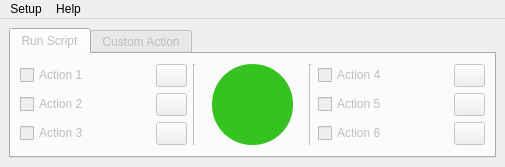
<?xml version="1.0" encoding="UTF-8"?>
<ui version="4.0">
 <class>MainWindow</class>
 <widget class="QMainWindow" name="MainWindow">
  <property name="geometry">
   <rect>
    <x>0</x>
    <y>0</y>
    <width>505</width>
    <height>167</height>
   </rect>
  </property>
  <property name="minimumSize">
   <size>
    <width>505</width>
    <height>167</height>
   </size>
  </property>
  <property name="maximumSize">
   <size>
    <width>1108</width>
    <height>692</height>
   </size>
  </property>
  <property name="windowTitle">
   <string>MainWindow</string>
  </property>
  <property name="windowOpacity">
   <double>1.000000000000000</double>
  </property>
  <widget class="QWidget" name="centralwidget">
   <layout class="QVBoxLayout" name="verticalLayout_2">
    <item>
     <widget class="QTabWidget" name="tabWidget">
      <property name="enabled">
       <bool>false</bool>
      </property>
      <property name="tabPosition">
       <enum>QTabWidget::North</enum>
      </property>
      <property name="tabShape">
       <enum>QTabWidget::Rounded</enum>
      </property>
      <property name="currentIndex">
       <number>0</number>
      </property>
      <property name="elideMode">
       <enum>Qt::ElideLeft</enum>
      </property>
      <widget class="QWidget" name="run_tab">
       <attribute name="title">
        <string>Run Script</string>
       </attribute>
       <layout class="QVBoxLayout" name="verticalLayout">
        <item>
         <layout class="QGridLayout" name="gridLayout">
          <property name="sizeConstraint">
           <enum>QLayout::SetDefaultConstraint</enum>
          </property>
          <item row="0" column="2" rowspan="3">
           <widget class="Line" name="line">
            <property name="orientation">
             <enum>Qt::Vertical</enum>
            </property>
           </widget>
          </item>
          <item row="0" column="5">
           <widget class="QCheckBox" name="action_4_cb">
            <property name="text">
             <string>Action 4</string>
            </property>
           </widget>
          </item>
          <item row="0" column="1">
           <widget class="QPushButton" name="load_action_1_pb">
            <property name="minimumSize">
             <size>
              <width>31</width>
              <height>23</height>
             </size>
            </property>
            <property name="maximumSize">
             <size>
              <width>31</width>
              <height>23</height>
             </size>
            </property>
            <property name="text">
             <string/>
            </property>
           </widget>
          </item>
          <item row="0" column="6">
           <widget class="QPushButton" name="load_action_4_pb">
            <property name="minimumSize">
             <size>
              <width>31</width>
              <height>23</height>
             </size>
            </property>
            <property name="maximumSize">
             <size>
              <width>31</width>
              <height>23</height>
             </size>
            </property>
            <property name="text">
             <string/>
            </property>
           </widget>
          </item>
          <item row="1" column="1">
           <widget class="QPushButton" name="load_action_2_pb">
            <property name="minimumSize">
             <size>
              <width>31</width>
              <height>23</height>
             </size>
            </property>
            <property name="maximumSize">
             <size>
              <width>31</width>
              <height>23</height>
             </size>
            </property>
            <property name="text">
             <string/>
            </property>
           </widget>
          </item>
          <item row="0" column="0">
           <widget class="QCheckBox" name="action_1_cb">
            <property name="text">
             <string>Action 1</string>
            </property>
           </widget>
          </item>
          <item row="1" column="0">
           <widget class="QCheckBox" name="action_2_cb">
            <property name="text">
             <string>Action 2</string>
            </property>
           </widget>
          </item>
          <item row="1" column="5">
           <widget class="QCheckBox" name="action_5_cb">
            <property name="text">
             <string>Action 5</string>
            </property>
           </widget>
          </item>
          <item row="1" column="6">
           <widget class="QPushButton" name="load_action_5_pb">
            <property name="minimumSize">
             <size>
              <width>31</width>
              <height>23</height>
             </size>
            </property>
            <property name="maximumSize">
             <size>
              <width>31</width>
              <height>23</height>
             </size>
            </property>
            <property name="text">
             <string/>
            </property>
           </widget>
          </item>
          <item row="2" column="0">
           <widget class="QCheckBox" name="action_3_cb">
            <property name="text">
             <string>Action 3</string>
            </property>
           </widget>
          </item>
          <item row="2" column="5">
           <widget class="QCheckBox" name="action_6_cb">
            <property name="text">
             <string>Action 6</string>
            </property>
           </widget>
          </item>
          <item row="2" column="6">
           <widget class="QPushButton" name="load_action_6_pb">
            <property name="minimumSize">
             <size>
              <width>31</width>
              <height>23</height>
             </size>
            </property>
            <property name="maximumSize">
             <size>
              <width>31</width>
              <height>23</height>
             </size>
            </property>
            <property name="text">
             <string/>
            </property>
           </widget>
          </item>
          <item row="2" column="1">
           <widget class="QPushButton" name="load_action_3_pb">
            <property name="minimumSize">
             <size>
              <width>31</width>
              <height>23</height>
             </size>
            </property>
            <property name="maximumSize">
             <size>
              <width>31</width>
              <height>23</height>
             </size>
            </property>
            <property name="text">
             <string/>
            </property>
           </widget>
          </item>
          <item row="0" column="3" rowspan="3">
           <widget class="QFrame" name="frame_2">
            <property name="minimumSize">
             <size>
              <width>101</width>
              <height>81</height>
             </size>
            </property>
            <property name="maximumSize">
             <size>
              <width>101</width>
              <height>16777215</height>
             </size>
            </property>
            <property name="frameShape">
             <enum>QFrame::NoFrame</enum>
            </property>
            <property name="frameShadow">
             <enum>QFrame::Raised</enum>
            </property>
            <widget class="QPushButton" name="action_pb">
             <property name="geometry">
              <rect>
               <x>10</x>
               <y>0</y>
               <width>81</width>
               <height>81</height>
              </rect>
             </property>
             <property name="minimumSize">
              <size>
               <width>0</width>
               <height>23</height>
              </size>
             </property>
             <property name="baseSize">
              <size>
               <width>0</width>
               <height>0</height>
              </size>
             </property>
             <property name="cursor">
              <cursorShape>PointingHandCursor</cursorShape>
             </property>
             <property name="layoutDirection">
              <enum>Qt::LeftToRight</enum>
             </property>
             <property name="styleSheet">
              <string notr="true">QPushButton#action_pb {
	background-color: rgb(54, 194, 32);
	border-radius: 40px;
}

QPushButton#action_pb:hover {
	background-color: rgb(48, 170, 27);
}

QPushButton#action_pb:pressed {
	background-color: rgb(0, 93, 0);
}</string>
             </property>
             <property name="text">
              <string/>
             </property>
             <property name="iconSize">
              <size>
               <width>60</width>
               <height>60</height>
              </size>
             </property>
             <property name="checkable">
              <bool>false</bool>
             </property>
            </widget>
           </widget>
          </item>
          <item row="0" column="4" rowspan="3">
           <widget class="Line" name="line_2">
            <property name="orientation">
             <enum>Qt::Vertical</enum>
            </property>
           </widget>
          </item>
         </layout>
        </item>
       </layout>
      </widget>
      <widget class="QWidget" name="mini_tab">
       <attribute name="title">
        <string>Custom Action</string>
       </attribute>
       <layout class="QVBoxLayout" name="verticalLayout_3">
        <item>
         <layout class="QGridLayout" name="gridLayout_3">
          <item row="0" column="4" rowspan="2">
           <widget class="QPushButton" name="run_pb">
            <property name="minimumSize">
             <size>
              <width>81</width>
              <height>0</height>
             </size>
            </property>
            <property name="maximumSize">
             <size>
              <width>120</width>
              <height>48</height>
             </size>
            </property>
            <property name="cursor">
             <cursorShape>PointingHandCursor</cursorShape>
            </property>
            <property name="styleSheet">
             <string notr="true">QPushButton#run_pb {
	background-color: rgb(54, 194, 32);
	border-radius: 6px;
	font: 75 10pt &quot;MS Shell Dlg 2&quot;;
}

QPushButton#run_pb:hover {
	background-color: rgb(48, 170, 27);
}

QPushButton#run_pb:pressed {
	background-color: rgb(0, 93, 0);
}</string>
            </property>
            <property name="text">
             <string>Run</string>
            </property>
           </widget>
          </item>
          <item row="2" column="4">
           <widget class="QComboBox" name="sett_cb">
            <property name="maximumSize">
             <size>
              <width>120</width>
              <height>20</height>
             </size>
            </property>
            <item>
             <property name="text">
              <string>Run Script</string>
             </property>
            </item>
            <item>
             <property name="text">
              <string>Import Maya</string>
             </property>
            </item>
            <item>
             <property name="text">
              <string>Import Ref Maya</string>
             </property>
            </item>
            <item>
             <property name="text">
              <string>Add Dir</string>
             </property>
            </item>
            <item>
             <property name="text">
              <string>Reset Dir</string>
             </property>
            </item>
           </widget>
          </item>
          <item row="2" column="0">
           <widget class="QLabel" name="label_6">
            <property name="minimumSize">
             <size>
              <width>16</width>
              <height>16</height>
             </size>
            </property>
            <property name="maximumSize">
             <size>
              <width>16</width>
              <height>16</height>
             </size>
            </property>
            <property name="text">
             <string>3.</string>
            </property>
           </widget>
          </item>
          <item row="2" column="1">
           <widget class="QComboBox" name="cus_action_3_cb">
            <property name="sizePolicy">
             <sizepolicy hsizetype="Minimum" vsizetype="Fixed">
              <horstretch>0</horstretch>
              <verstretch>0</verstretch>
             </sizepolicy>
            </property>
            <property name="minimumSize">
             <size>
              <width>272</width>
              <height>20</height>
             </size>
            </property>
            <property name="maximumSize">
             <size>
              <width>291</width>
              <height>20</height>
             </size>
            </property>
            <property name="editable">
             <bool>false</bool>
            </property>
            <item>
             <property name="text">
              <string>Hello 3</string>
             </property>
            </item>
           </widget>
          </item>
          <item row="0" column="2">
           <widget class="QCheckBox" name="check_action_1_cb">
            <property name="minimumSize">
             <size>
              <width>16</width>
              <height>16</height>
             </size>
            </property>
            <property name="maximumSize">
             <size>
              <width>16</width>
              <height>16</height>
             </size>
            </property>
            <property name="text">
             <string/>
            </property>
           </widget>
          </item>
          <item row="1" column="2">
           <widget class="QCheckBox" name="check_action_2_cb">
            <property name="minimumSize">
             <size>
              <width>16</width>
              <height>16</height>
             </size>
            </property>
            <property name="maximumSize">
             <size>
              <width>16</width>
              <height>16</height>
             </size>
            </property>
            <property name="text">
             <string/>
            </property>
           </widget>
          </item>
          <item row="1" column="1">
           <widget class="QComboBox" name="cus_action_2_cb">
            <property name="sizePolicy">
             <sizepolicy hsizetype="Minimum" vsizetype="Fixed">
              <horstretch>0</horstretch>
              <verstretch>0</verstretch>
             </sizepolicy>
            </property>
            <property name="minimumSize">
             <size>
              <width>272</width>
              <height>20</height>
             </size>
            </property>
            <property name="maximumSize">
             <size>
              <width>291</width>
              <height>20</height>
             </size>
            </property>
            <property name="editable">
             <bool>false</bool>
            </property>
            <item>
             <property name="text">
              <string>Hello 2</string>
             </property>
            </item>
           </widget>
          </item>
          <item row="0" column="0">
           <widget class="QLabel" name="label_4">
            <property name="minimumSize">
             <size>
              <width>16</width>
              <height>16</height>
             </size>
            </property>
            <property name="maximumSize">
             <size>
              <width>16</width>
              <height>16</height>
             </size>
            </property>
            <property name="text">
             <string>1.</string>
            </property>
           </widget>
          </item>
          <item row="1" column="0">
           <widget class="QLabel" name="label_5">
            <property name="minimumSize">
             <size>
              <width>16</width>
              <height>16</height>
             </size>
            </property>
            <property name="maximumSize">
             <size>
              <width>16</width>
              <height>16</height>
             </size>
            </property>
            <property name="text">
             <string>2.</string>
            </property>
           </widget>
          </item>
          <item row="0" column="1">
           <widget class="QComboBox" name="cus_action_1_cb">
            <property name="sizePolicy">
             <sizepolicy hsizetype="Minimum" vsizetype="Fixed">
              <horstretch>0</horstretch>
              <verstretch>0</verstretch>
             </sizepolicy>
            </property>
            <property name="minimumSize">
             <size>
              <width>272</width>
              <height>20</height>
             </size>
            </property>
            <property name="maximumSize">
             <size>
              <width>291</width>
              <height>20</height>
             </size>
            </property>
            <property name="editable">
             <bool>false</bool>
            </property>
            <item>
             <property name="text">
              <string>Hello 1</string>
             </property>
            </item>
           </widget>
          </item>
          <item row="2" column="2">
           <widget class="QCheckBox" name="check_action_3_cb">
            <property name="minimumSize">
             <size>
              <width>16</width>
              <height>16</height>
             </size>
            </property>
            <property name="maximumSize">
             <size>
              <width>16</width>
              <height>16</height>
             </size>
            </property>
            <property name="text">
             <string/>
            </property>
           </widget>
          </item>
          <item row="0" column="3" rowspan="3">
           <widget class="Line" name="line_3">
            <property name="orientation">
             <enum>Qt::Vertical</enum>
            </property>
           </widget>
          </item>
         </layout>
        </item>
       </layout>
      </widget>
     </widget>
    </item>
   </layout>
  </widget>
  <widget class="QMenuBar" name="menuBar">
   <property name="geometry">
    <rect>
     <x>0</x>
     <y>0</y>
     <width>505</width>
     <height>21</height>
    </rect>
   </property>
   <widget class="QMenu" name="menuSetup">
    <property name="title">
     <string>Setup</string>
    </property>
    <addaction name="actionActivate"/>
    <addaction name="actionReset"/>
   </widget>
   <widget class="QMenu" name="menuHelp">
    <property name="title">
     <string>Help</string>
    </property>
    <addaction name="actionHelp"/>
    <addaction name="actionAbout"/>
   </widget>
   <addaction name="menuSetup"/>
   <addaction name="menuHelp"/>
  </widget>
  <action name="actionCreate_Save_File">
   <property name="text">
    <string>Create Save File</string>
   </property>
  </action>
  <action name="actionActivate">
   <property name="text">
    <string>Activate</string>
   </property>
   <property name="shortcut">
    <string>Ctrl+P</string>
   </property>
  </action>
  <action name="actionReset">
   <property name="text">
    <string>Reset</string>
   </property>
   <property name="shortcut">
    <string>Ctrl+R</string>
   </property>
  </action>
  <action name="actionHelp">
   <property name="text">
    <string>CRB Tool Help</string>
   </property>
   <property name="shortcut">
    <string>Ctrl+H</string>
   </property>
  </action>
  <action name="actionIntroduction">
   <property name="text">
    <string>Introduction</string>
   </property>
  </action>
  <action name="actionAbout">
   <property name="text">
    <string>About</string>
   </property>
  </action>
 </widget>
 <resources/>
 <connections/>
</ui>
